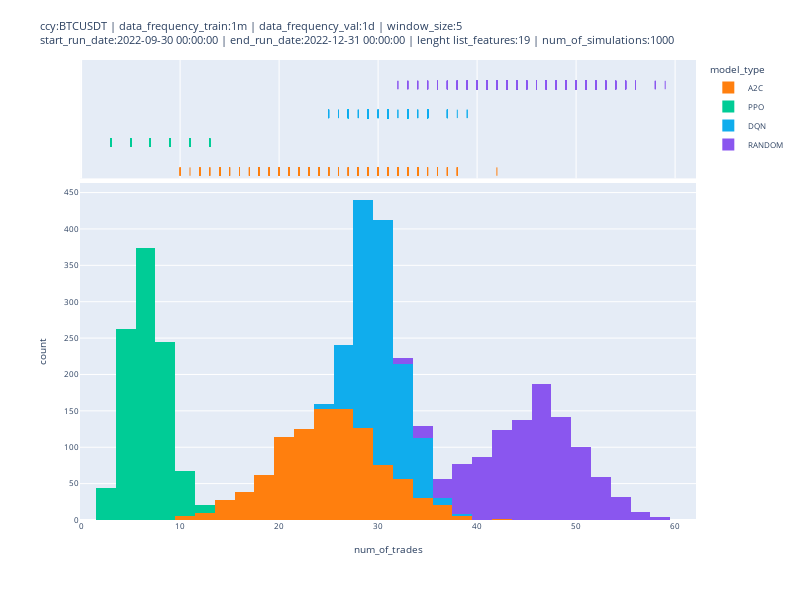

Notebook code cell kept with this figure:
### Code cell
fig = px.histogram(df_sim_results, x="num_of_trades", color="model_type", color_discrete_sequence=[ "#FF7F0E", "#00CC96", "#10aded", "#8A56EF"],  width=800, height=600, marginal="rug", # can be `box`, `violin`
                         hover_data=['total_reward_cash','fmt_total_profit_percentage', 'num_of_trades', 'sim_id'])
fig.update_layout(title=str_title, font={'size': 8})
fig.write_html(os.path.join('../results', 'plots', 'num_of_trades', 'hist_plot_' + file_export_plot_sim_results + '.html'))
fig.show()

### Figure 1 — Plotly figure (JSON) as saved in the notebook; plotly's stock layout.template omitted (floating-point values rounded to 4 significant figures; data arrays with more than 128 entries replaced by an {"elided": "..."} marker saying what was removed)
{"data": [{"alignmentgroup": "True", "bingroup": "x", "hovertemplate": "model_type=A2C<br>num_of_trades=%{x}<br>count=%{y}<extra></extra>", "legendgroup": "A2C", "marker": {"color": "#FF7F0E", "pattern": {"shape": ""}}, "name": "A2C", "offsetgroup": "A2C", "orientation": "v", "showlegend": true, "type": "histogram", "x": {"elided": "1000 int values"}, "xaxis": "x", "yaxis": "y"}, {"alignmentgroup": "True", "boxpoints": "all", "customdata": {"elided": "1000x3 float values"}, "fillcolor": "rgba(255,255,255,0)", "hoveron": "points", "hovertemplate": "model_type=A2C<br>num_of_trades=%{x}<br>total_reward_cash=%{customdata[0]}<br>fmt_total_profit_percentage=%{customdata[1]}<br>sim_id=%{customdata[2]}<extra></extra>", "jitter": 0, "legendgroup": "A2C", "line": {"color": "rgba(255,255,255,0)"}, "marker": {"color": "#FF7F0E", "symbol": "line-ns-open"}, "name": "A2C", "offsetgroup": "A2C", "showlegend": false, "type": "box", "x": {"elided": "1000 int values"}, "xaxis": "x2", "yaxis": "y2"}, {"alignmentgroup": "True", "bingroup": "x", "hovertemplate": "model_type=PPO<br>num_of_trades=%{x}<br>count=%{y}<extra></extra>", "legendgroup": "PPO", "marker": {"color": "#00CC96", "pattern": {"shape": ""}}, "name": "PPO", "offsetgroup": "PPO", "orientation": "v", "showlegend": true, "type": "histogram", "x": {"elided": "1000 int values"}, "xaxis": "x", "yaxis": "y"}, {"alignmentgroup": "True", "boxpoints": "all", "customdata": {"elided": "1000x3 float values"}, "fillcolor": "rgba(255,255,255,0)", "hoveron": "points", "hovertemplate": "model_type=PPO<br>num_of_trades=%{x}<br>total_reward_cash=%{customdata[0]}<br>fmt_total_profit_percentage=%{customdata[1]}<br>sim_id=%{customdata[2]}<extra></extra>", "jitter": 0, "legendgroup": "PPO", "line": {"color": "rgba(255,255,255,0)"}, "marker": {"color": "#00CC96", "symbol": "line-ns-open"}, "name": "PPO", "offsetgroup": "PPO", "showlegend": false, "type": "box", "x": {"elided": "1000 int values"}, "xaxis": "x2", "yaxis": "y2"}, {"alignmentgroup": "True", "bingroup": "x", "hovertemplate": "model_type=DQN<br>num_of_trades=%{x}<br>count=%{y}<extra></extra>", "legendgroup": "DQN", "marker": {"color": "#10aded", "pattern": {"shape": ""}}, "name": "DQN", "offsetgroup": "DQN", "orientation": "v", "showlegend": true, "type": "histogram", "x": {"elided": "1000 int values"}, "xaxis": "x", "yaxis": "y"}, {"alignmentgroup": "True", "boxpoints": "all", "customdata": {"elided": "1000x3 float values"}, "fillcolor": "rgba(255,255,255,0)", "hoveron": "points", "hovertemplate": "model_type=DQN<br>num_of_trades=%{x}<br>total_reward_cash=%{customdata[0]}<br>fmt_total_profit_percentage=%{customdata[1]}<br>sim_id=%{customdata[2]}<extra></extra>", "jitter": 0, "legendgroup": "DQN", "line": {"color": "rgba(255,255,255,0)"}, "marker": {"color": "#10aded", "symbol": "line-ns-open"}, "name": "DQN", "offsetgroup": "DQN", "showlegend": false, "type": "box", "x": {"elided": "1000 int values"}, "xaxis": "x2", "yaxis": "y2"}, {"alignmentgroup": "True", "bingroup": "x", "hovertemplate": "model_type=RANDOM<br>num_of_trades=%{x}<br>count=%{y}<extra></extra>", "legendgroup": "RANDOM", "marker": {"color": "#8A56EF", "pattern": {"shape": ""}}, "name": "RANDOM", "offsetgroup": "RANDOM", "orientation": "v", "showlegend": true, "type": "histogram", "x": {"elided": "1000 int values"}, "xaxis": "x", "yaxis": "y"}, {"alignmentgroup": "True", "boxpoints": "all", "customdata": {"elided": "1000x3 float values"}, "fillcolor": "rgba(255,255,255,0)", "hoveron": "points", "hovertemplate": "model_type=RANDOM<br>num_of_trades=%{x}<br>total_reward_cash=%{customdata[0]}<br>fmt_total_profit_percentage=%{customdata[1]}<br>sim_id=%{customdata[2]}<extra></extra>", "jitter": 0, "legendgroup": "RANDOM", "line": {"color": "rgba(255,255,255,0)"}, "marker": {"color": "#8A56EF", "symbol": "line-ns-open"}, "name": "RANDOM", "offsetgroup": "RANDOM", "showlegend": false, "type": "box", "x": {"elided": "1000 int values"}, "xaxis": "x2", "yaxis": "y2"}], "layout": {"barmode": "relative", "font": {"size": 8}, "height": 600, "legend": {"title": {"text": "model_type"}, "tracegroupgap": 0}, "margin": {"t": 60}, "title": {"text": "ccy:BTCUSDT | data_frequency_train:1m | data_frequency_val:1d | window_size:5<br>start_run_date:2022-09-30 00:00:00 | end_run_date:2022-12-31 00:00:00 | lenght list_features:19 | num_of_simulations:1000"}, "width": 800, "xaxis": {"anchor": "y", "domain": [0, 1], "title": {"text": "num_of_trades"}}, "xaxis2": {"anchor": "y2", "domain": [0, 1], "matches": "x", "showgrid": true, "showticklabels": false}, "yaxis": {"anchor": "x", "domain": [0, 0.7326], "title": {"text": "count"}}, "yaxis2": {"anchor": "x2", "domain": [0.7426, 1], "matches": "y2", "showgrid": false, "showline": false, "showticklabels": false, "ticks": ""}}}
